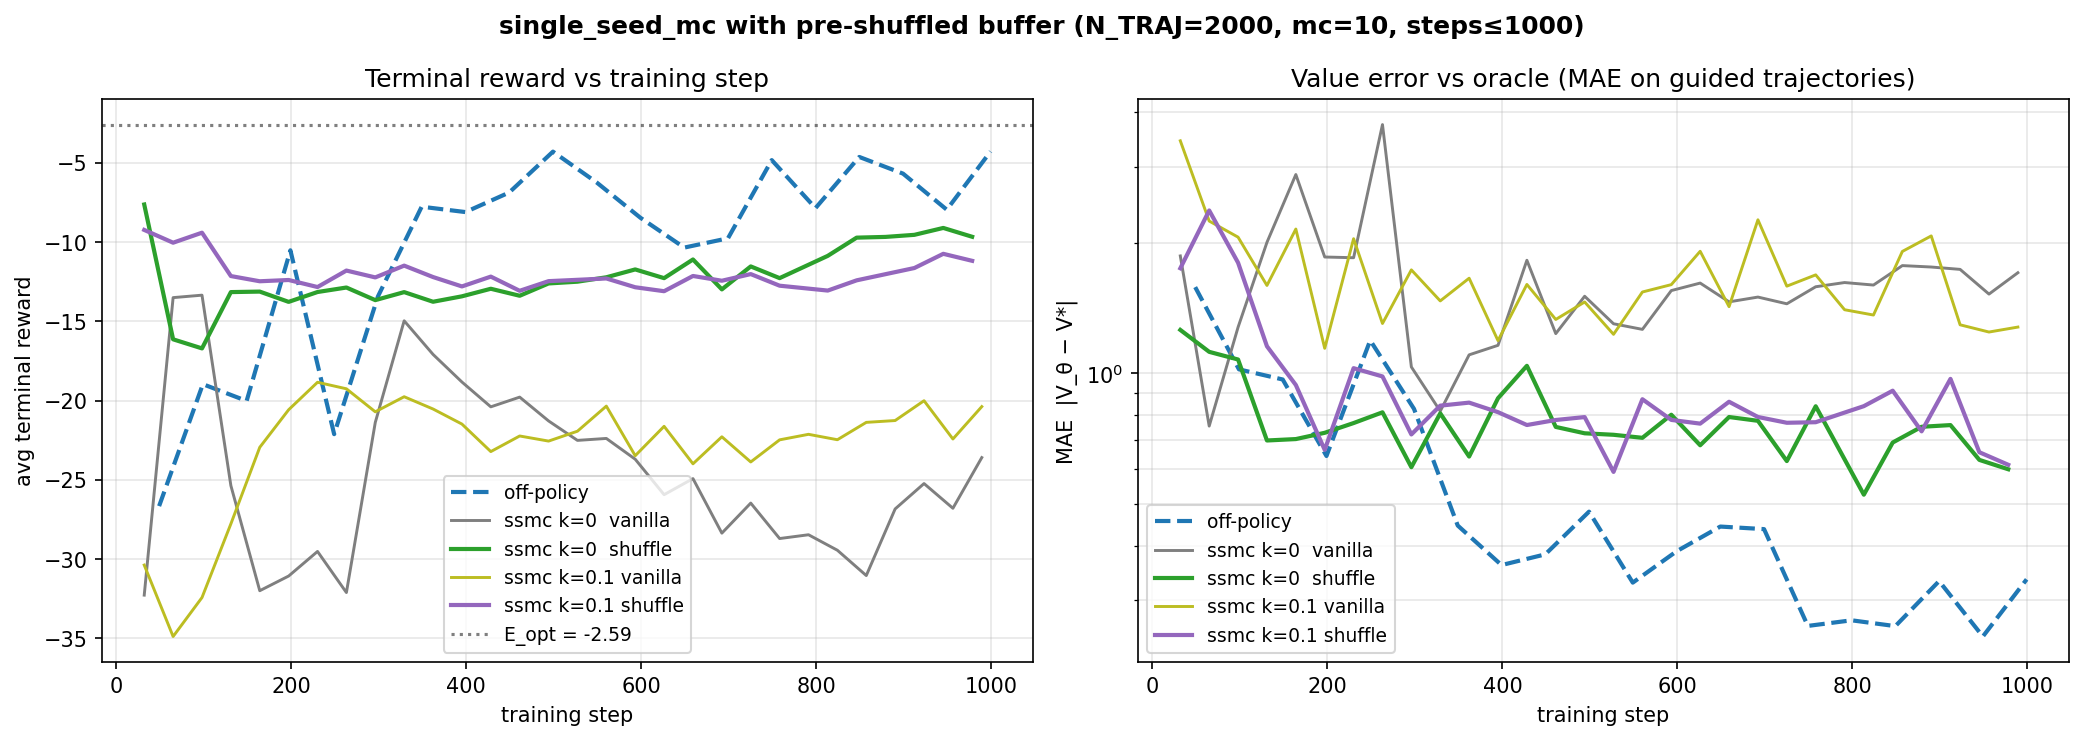

The Python source for this figure:
#!/usr/bin/env python3
"""Test the trajectory-correlation hypothesis.

Hypothesis: in vanilla SSMC training each mini-batch of 256 samples is drawn
from only ~4 trajectories (DS_BATCH_ON=ceil(32/mc)=4 with mc=10), so the
gradient estimates are heavily correlated batch-to-batch. If we instead
pre-generate a very large SSMC buffer and shuffle it globally, each batch
of 256 will contain samples from ~256 distinct trajectories — breaking the
within-batch correlation entirely.

If correlation is the bottleneck, this should close most of the gap to
off-policy. If not, the residual gap is from within-trajectory target
bias / target variance.

Configs (all 1000 steps, BS=256, lr=1e-3, mc=10, n_steps=100):
  - off-policy                 (REUSED)
  - ssmc k=0    (vanilla)      (REUSED)
  - ssmc k=0.1  (vanilla)      (REUSED)
  - ssmc k=0    + shuffle-buf  (NEW)
  - ssmc k=0.1  + shuffle-buf  (NEW)

Buffer = N_TRAJ_BIG single_seed_mc trajectories generated up-front.
"""

import gc
import json
import os
import shutil
import time
from functools import partial
from math import ceil, sqrt

import matplotlib
matplotlib.use("Agg")
import matplotlib.pyplot as plt
import numpy as np
import pandas as pd
import torch
import torch.nn as nn
from einops import reduce
from sklearn.datasets import make_moons
from sklearn.mixture import GaussianMixture
from sklearn.preprocessing import StandardScaler
from torch.utils.data import DataLoader, TensorDataset

import lightning as L
from lightning.pytorch.callbacks import Callback, ModelCheckpoint
from lightning.pytorch.loggers import CSVLogger

from diffusion_rl.models.on_policy import OnPolicyValue, single_seed_mc
from diffusion_rl.modules.resnet_mlp import ValueNetwork


# ── Setup (matches earlier sweeps) ────────────────────────────────────────
X, _ = make_moons(n_samples=10_000, noise=0.05, random_state=42)
scaler = StandardScaler()
X = scaler.fit_transform(X)
clf = GaussianMixture(n_components=100, covariance_type="spherical")
clf.fit(X)
_means = torch.from_numpy(clf.means_).double()
_sigma2 = torch.from_numpy(clf.covariances_).double()
_weights = torch.from_numpy(clf.weights_).double()
_sigmas = torch.sqrt(_sigma2)[:, None]
_weights_col = _weights[:, None]

D = 2
a = 1.0
c = torch.tensor([1.0, 0.0])


class AV(nn.Module):
    def __init__(self, means, sigma2, weights, a=1.0, c_=None, D_=2):
        super().__init__()
        if c_ is None:
            c_ = torch.tensor([1.0, 0.0])
        self.register_buffer("means", means.float())
        self.register_buffer("sigma2", sigma2.float())
        self.register_buffer("weights", weights.float())
        self.a = a
        self.D = D_
        self.register_buffer("c", c_.float())

    def _log_Z(self, m, v):
        cc = self.c.double()
        d = 1 + 20 * v
        return (
            -self.D / 2 * torch.log(d)
            + (
                -10 * (m**2).sum(-1)
                + 20 * (m * cc).sum(-1)
                + 200 * v * (cc**2).sum()
            ) / d
            - 10 * (cc**2).sum()
        )

    def forward(self, x, t):
        x = x.double()
        t = t.double().reshape(-1)
        if t.numel() == 1:
            t = t.expand(x.shape[0])
        t_ = t[:, None]
        m = self.means.double()
        s2 = self.sigma2.double()
        w = self.weights.double()
        dk = t_ * s2[None, :] + 2 * self.a * (1 - t_)
        mm = t_[:, :, None] * m[None, :, :]
        d2 = ((x[:, None, :] - mm) ** 2).sum(-1)
        ts = t_ + 1e-40
        lg = -self.D / 2 * torch.log(2 * torch.pi * ts * dk) - d2 / (2 * ts * dk)
        lw = torch.log(w)[None, :]
        lpw = lw + lg - torch.logsumexp(lw + lg, dim=1, keepdim=True)
        tV = 2 * self.a * (1 - t_) * s2[None, :] / dk
        tmu = (
            s2[None, :, None] * x[:, None, :]
            + 2 * self.a * (1 - t_)[:, :, None] * m[None, :, :]
        ) / dk[:, :, None]
        return torch.logsumexp(lpw + self._log_Z(tmu, tV), dim=1).float()


_avm = AV(_means, _sigma2, _weights, a=a, c_=c, D_=D)


def anal_fn(x, t):
    return _avm(x.cpu(), t.cpu()).to(x.device)


def gmm_drift(xt, ts, a_):
    ts = ts.reshape(-1, 1)
    xt_ = xt[..., None]
    means_ = _means.float().to(xt).T[None, ...]
    ts_ = ts[..., None]
    sigmas_ = _sigmas.float().to(xt).T
    weights_ = _weights_col.float().to(xt).T
    denom = 2 * a_ * (1 - ts) + ts * sigmas_**2
    le = -reduce((xt_ - means_ * ts_) ** 2, "n d m -> n m", "sum") / (2 * ts * denom)
    lsf = torch.log(2 * a_ * (1 - ts) / denom) * D / 2
    lrw = torch.log(weights_) + le + lsf
    lw = lrw - torch.logsumexp(lrw, dim=1, keepdim=True)
    lw = torch.where((ts == 0), torch.log(weights_), lw)
    nm = (2 * a_ * (1 - ts_) * means_ + xt_ * sigmas_[None, ...] ** 2) / denom[:, None, :]
    us = (nm - xt[:, :, None]) / (1 - ts[..., None])
    return reduce(torch.exp(lw)[:, None, :] * us, "n d m -> n d", "sum")


DEVICE = "mps" if torch.backends.mps.is_available() else "cpu"


def base_drift(x, t):
    return gmm_drift(x, t if t.ndim >= 1 else t.unsqueeze(0), a).to(dtype=torch.float)


def reward_fn(x):
    return -10 * (x - c.to(x)).square().sum(dim=1)


def make_log_tau(k):
    if k == 0.0:
        def _zero(x, t):
            return torch.zeros(x.shape[0], dtype=x.dtype, device=x.device)
        return _zero
    def _scaled(x, t):
        return k * reward_fn(x)
    return _scaled


def zero_value(x, t):
    return torch.zeros(x.shape[0], dtype=x.dtype, device=x.device)


# ── Constants ──────────────────────────────────────────────────────────────
LOG_DIR = "lightning_logs/ssmc_shuffled_buffer"
CKPT_DIR = "checkpoints/ssmc_shuffled_buffer"
PRIOR_OFF_CSV = "lightning_logs/ssmc_vs_offpolicy/offpolicy/version_0/metrics.csv"
PRIOR_K_CSV = "lightning_logs/ssmc_k_sweep/ssmc_k{k:g}/version_0/metrics.csv"

TOTAL_STEPS = 1000
BS = 256
LR = 1e-3
N_STEPS = 100
MC_SAMPLES = 10
N_TRAJ_BIG = 2000   # 2000 × 100 = 200K samples per buffer

with open("notebooks/analytical_target.json") as f:
    _at = json.load(f)
E_OPT = _at["E_opt"]

all_rewards = reward_fn(torch.from_numpy(X).float())
max_r = all_rewards.max()
bias_val = (
    torch.log(torch.mean(torch.exp(all_rewards - max_r))) + max_r
).item()

val_loader = DataLoader(TensorDataset(torch.zeros(1)), batch_size=1)


# ── Trajectory MAE callback ────────────────────────────────────────────────
class TrajCB(Callback):
    def __init__(self, af, n=256, ns=N_STEPS):
        super().__init__()
        self.af = af
        self.n = n
        self.ns = ns

    def on_validation_batch_end(self, trainer, pl, outputs, batch, bi):
        if bi > 0:
            return
        dim = pl.hparams.dim
        dev = pl.device
        n = self.n
        dt = 1.0 / self.ns
        for beta, label in [(0, "base"), (1, "guided")]:
            x = torch.zeros(n, dim, device=dev)
            ax, at = [x], [torch.zeros(n, device=dev)]
            dfn = partial(pl.drift, beta=beta)
            for st in torch.linspace(0, 1, self.ns + 1, device=dev)[:-1]:
                tv = st.expand(n)
                dx = dfn(x, tv) * dt
                db = sqrt(2 * pl.a * dt) * torch.randn_like(x)
                x = x + dx + db
                ax.append(x)
                at.append(torch.full((n,), float(st) + dt, device=dev))
            ax = torch.cat(ax)
            at = torch.cat(at)
            with torch.no_grad():
                vp = pl.value_module(ax, at)
                va = self.af(ax, at)
            err = vp - va
            pl.log(f"traj_avg_mae_{label}", err.abs().mean(), prog_bar=False)


# ── Generate the shuffled buffer for a given k ─────────────────────────────
@torch.no_grad()
def generate_buffer(k, n_traj, chunk=200):
    """Generate a large shuffled (x, t, target) buffer from single_seed_mc."""
    print(f"  Generating {n_traj} trajectories for k={k} on {DEVICE}...")
    t0 = time.time()
    xs, ts, ys = [], [], []
    for start in range(0, n_traj, chunk):
        b = min(chunk, n_traj - start)
        all_x, all_t, all_tgt = single_seed_mc(
            drift=base_drift,
            value=zero_value,
            log_tau=make_log_tau(k),
            h=reward_fn,
            a=a,
            batch_size=b,
            mc_samples=MC_SAMPLES,
            dim=D,
            n_steps=N_STEPS,
            device=DEVICE,
        )
        xs.append(all_x.cpu())
        ts.append(all_t.cpu())
        ys.append(all_tgt.cpu())
    x_buf = torch.cat(xs, dim=0)        # (N_TRAJ * N_STEPS, D)
    t_buf = torch.cat(ts, dim=0)
    y_buf = torch.cat(ys, dim=0)

    # Global shuffle (kills within-batch correlation when DataLoader pulls).
    perm = torch.randperm(x_buf.shape[0])
    x_buf = x_buf[perm]
    t_buf = t_buf[perm]
    y_buf = y_buf[perm]

    print(f"    buffer shape x={tuple(x_buf.shape)}  ({(time.time()-t0)/60:.1f} min)")
    return x_buf, t_buf.unsqueeze(-1), y_buf.unsqueeze(-1)


# ── Train one config from a pre-built buffer ──────────────────────────────
def train_from_buffer(name, k, x_buf, t_buf, y_buf):
    csv_path = f"{LOG_DIR}/{name}/version_0/metrics.csv"
    if os.path.exists(csv_path):
        df = pd.read_csv(csv_path)
        val = df.dropna(subset=["val_reward_mean"])
        if len(val) > 0 and int(val["step"].max()) >= TOTAL_STEPS - 1:
            print(f"  {name}: already complete, skipping.")
            return

    for v in range(3):
        p = f"{LOG_DIR}/{name}/version_{v}"
        if os.path.exists(p):
            shutil.rmtree(p)
    p = f"{CKPT_DIR}/{name}"
    if os.path.exists(p):
        shutil.rmtree(p)

    print(f"\n  [training] {name}  (k = {k})")
    t0 = time.time()
    vm = ValueNetwork(D, bias=bias_val)
    model = OnPolicyValue(
        base_score_module=base_drift,
        value_module=vm,
        reward_function=reward_fn,
        dim=D,
        a=a,
        lr=LR,
        loss_type="quad",
        analytical_value_fn=anal_fn,
        ema_decay=0.999,
    )

    # OnPolicyValue.training_step expects (y, x, t).
    ds = TensorDataset(y_buf, x_buf, t_buf)
    loader = DataLoader(ds, batch_size=BS, shuffle=True, drop_last=True)

    tcb = TrajCB(anal_fn)
    ccb = ModelCheckpoint(
        dirpath=f"{CKPT_DIR}/{name}",
        save_last=True,
        save_top_k=1,
        monitor="val_reward_mean",
        mode="max",
        filename="best",
    )
    logger = CSVLogger(LOG_DIR, name=name, version=0)
    trainer = L.Trainer(
        max_steps=TOTAL_STEPS,
        val_check_interval=max(1, TOTAL_STEPS // 30),
        callbacks=[ccb, tcb],
        logger=logger,
        enable_checkpointing=True,
        enable_progress_bar=True,
    )
    trainer.fit(model, loader, val_dataloaders=val_loader)
    print(f"    elapsed: {(time.time() - t0)/60:.1f} min")
    del model, vm, trainer, loader, ds
    gc.collect()
    if torch.backends.mps.is_available():
        torch.mps.empty_cache()


# ── Run experiments ────────────────────────────────────────────────────────
print(f"E_OPT = {E_OPT:.4f}")
print(f"Device: {DEVICE}")
print(f"BS={BS}  LR={LR}  TOTAL_STEPS={TOTAL_STEPS}  N_STEPS={N_STEPS}")
print(f"Buffer: N_TRAJ={N_TRAJ_BIG}  → {N_TRAJ_BIG * N_STEPS} samples per k")
print()

t_total0 = time.time()
for k in [0.0, 0.1]:
    name = f"shuf_k{k:g}"
    print(f"\n=== k = {k} ===")
    x_buf, t_buf, y_buf = generate_buffer(k, N_TRAJ_BIG)
    train_from_buffer(name, k, x_buf, t_buf, y_buf)
    del x_buf, t_buf, y_buf
    gc.collect()

print(f"\nTotal elapsed: {(time.time() - t_total0)/60:.1f} min")


# ── Plot: compare shuffled-buffer SSMC vs vanilla SSMC vs off-policy ──────
def truncate_to(df, max_step):
    return df[df["step"] <= max_step]


def load_curves(csv_path, max_step=TOTAL_STEPS):
    if not os.path.exists(csv_path):
        return None, None
    df = pd.read_csv(csv_path)
    df = truncate_to(df, max_step)
    val = df.dropna(subset=["val_reward_mean"])
    mae = df.dropna(subset=["traj_avg_mae_guided"])
    return val, mae


configs = [
    {"name": "off-policy",         "csv": PRIOR_OFF_CSV,                        "color": "#1f77b4", "ls": "--", "lw": 2.0},
    {"name": "ssmc k=0  vanilla",  "csv": PRIOR_K_CSV.format(k=0.0),            "color": "#7f7f7f", "ls": "-",  "lw": 1.4},
    {"name": "ssmc k=0  shuffle",  "csv": f"{LOG_DIR}/shuf_k0/version_0/metrics.csv","color": "#2ca02c", "ls": "-", "lw": 2.0},
    {"name": "ssmc k=0.1 vanilla", "csv": PRIOR_K_CSV.format(k=0.1),            "color": "#bcbd22", "ls": "-",  "lw": 1.4},
    {"name": "ssmc k=0.1 shuffle", "csv": f"{LOG_DIR}/shuf_k0.1/version_0/metrics.csv","color": "#9467bd", "ls": "-", "lw": 2.0},
]

print(f"\n{'=' * 70}\n  RESULTS  (truncated to step ≤ {TOTAL_STEPS})\n{'=' * 70}")
summary = {}
for cfg in configs:
    val, mae = load_curves(cfg["csv"])
    if val is None or len(val) == 0:
        print(f"  {cfg['name']:<22}  (no metrics)")
        continue
    best = float(val["val_reward_mean"].max())
    final = float(val["val_reward_mean"].iloc[-1])
    final_mae = float(mae["traj_avg_mae_guided"].iloc[-1]) if len(mae) else float("nan")
    summary[cfg["name"]] = {"best": best, "final": final, "guided_mae": final_mae}
    print(f"  {cfg['name']:<22} best={best:>7.3f}  final={final:>7.3f}  guided_MAE={final_mae:>6.3f}")

fig, axes = plt.subplots(1, 2, figsize=(14, 5))
fig.suptitle(
    f"single_seed_mc with pre-shuffled buffer (N_TRAJ={N_TRAJ_BIG}, mc={MC_SAMPLES}, steps≤{TOTAL_STEPS})",
    fontsize=12, fontweight="bold",
)

ax = axes[0]
ax.set_title("Terminal reward vs training step")
for cfg in configs:
    val, _ = load_curves(cfg["csv"])
    if val is None or len(val) == 0:
        continue
    ax.plot(val["step"], val["val_reward_mean"],
            color=cfg["color"], ls=cfg["ls"], lw=cfg["lw"], label=cfg["name"])
ax.axhline(E_OPT, color="black", ls=":", alpha=0.5, label=f"E_opt = {E_OPT:.2f}")
ax.set_xlabel("training step")
ax.set_ylabel("avg terminal reward")
ax.legend(fontsize=9)
ax.grid(True, alpha=0.3)

ax = axes[1]
ax.set_title("Value error vs oracle (MAE on guided trajectories)")
for cfg in configs:
    _, mae = load_curves(cfg["csv"])
    if mae is None or len(mae) == 0:
        continue
    ax.plot(mae["step"], mae["traj_avg_mae_guided"],
            color=cfg["color"], ls=cfg["ls"], lw=cfg["lw"], label=cfg["name"])
ax.set_xlabel("training step")
ax.set_ylabel("MAE  |V_θ − V*|")
ax.set_yscale("log")
ax.legend(fontsize=9)
ax.grid(True, alpha=0.3, which="both")

plt.tight_layout()
out = "notebooks/ssmc_shuffled_buffer.png"
plt.savefig(out, dpi=150, bbox_inches="tight")
print(f"\nSaved: {out}")

with open("notebooks/ssmc_shuffled_buffer_results.json", "w") as f:
    json.dump(
        {
            "config": {
                "TOTAL_STEPS": TOTAL_STEPS, "BS": BS, "LR": LR,
                "MC_SAMPLES": MC_SAMPLES, "N_TRAJ_BIG": N_TRAJ_BIG,
                "E_OPT": E_OPT,
            },
            "summary": summary,
        },
        f, indent=2,
    )
print("Done.")
